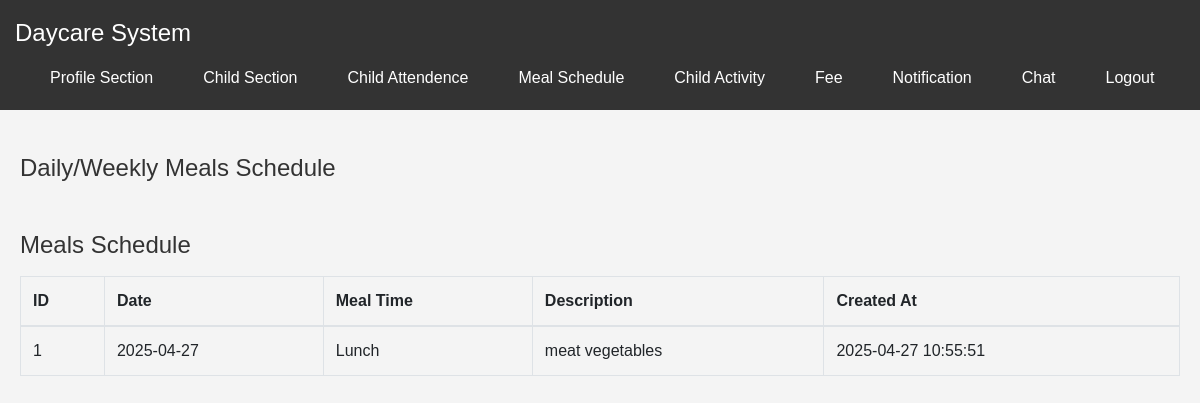
Screenshot of /meal.php (signed in) with the database file from the repository.
### tables this page shows
CREATE TABLE `meals_schedule` (
  `id` int(11) NOT NULL,
  `daycare_id` int(11) NOT NULL,
  `meal_date` date NOT NULL,
  `meal_time` enum('Breakfast','Lunch','Snack','Dinner') NOT NULL,
  `meal_description` varchar(255) NOT NULL,
  `created_at` timestamp NOT NULL DEFAULT current_timestamp()
);

### meal.php (the view, shortened to what this page needs)
<?php
include 'db_connection.php';
$sql_meals = "SELECT * FROM meals_schedule ORDER BY meal_date ASC";
$result_meals = mysqli_query($conn, $sql_meals);
?>
<!DOCTYPE html>
<html lang="en">
<head>
    <link rel="stylesheet" href="https://stackpath.bootstrapcdn.com/bootstrap/4.5.2/css/bootstrap.min.css">
</head>
<body>
<?php include 'navbar.php'; ?>
<div class="main-content container mt-4">
    <h4>Daily/Weekly Meals Schedule</h4>
    <h4 class="mt-5">Meals Schedule</h4>
    <table class="table table-bordered mt-3">
        <thead>
            <tr>
                <th>ID</th>
                <th>Date</th>
                <th>Meal Time</th>
                <th>Description</th>
                <th>Created At</th>
            </tr>
        </thead>
        <tbody>
            <?php if (mysqli_num_rows($result_meals) > 0) : ?>
                <?php while ($row = mysqli_fetch_assoc($result_meals)) : ?>
                    <tr>
                        <td><?php echo htmlspecialchars($row['id']); ?></td>
                        <td><?php echo htmlspecialchars($row['meal_date']); ?></td>
                        <td><?php echo htmlspecialchars($row['meal_time']); ?></td>
                        <td><?php echo htmlspecialchars($row['meal_description']); ?></td>
                        <td><?php echo htmlspecialchars($row['created_at']); ?></td>
                    </tr>
                <?php endwhile; ?>
            <?php else : ?>
                <tr>
                    <td colspan="5" class="text-center">No meal schedules found.</td>
                </tr>
            <?php endif; ?>
        </tbody>
    </table>
</div>
</body>
</html>

### styles.css (style rules this page uses)
body { font-family: Arial, sans-serif; margin: 0; padding: 0; background-color: #f4f4f4; color: #333; }
.container { max-width: 1200px; margin: 0 auto; padding: 20px; }

### rows the page displays
meals_schedule: id "1", meal_date "2025-04-27", meal_time "Lunch", meal_description "meat vegetables", created_at "2025-04-27 10:55:51"
